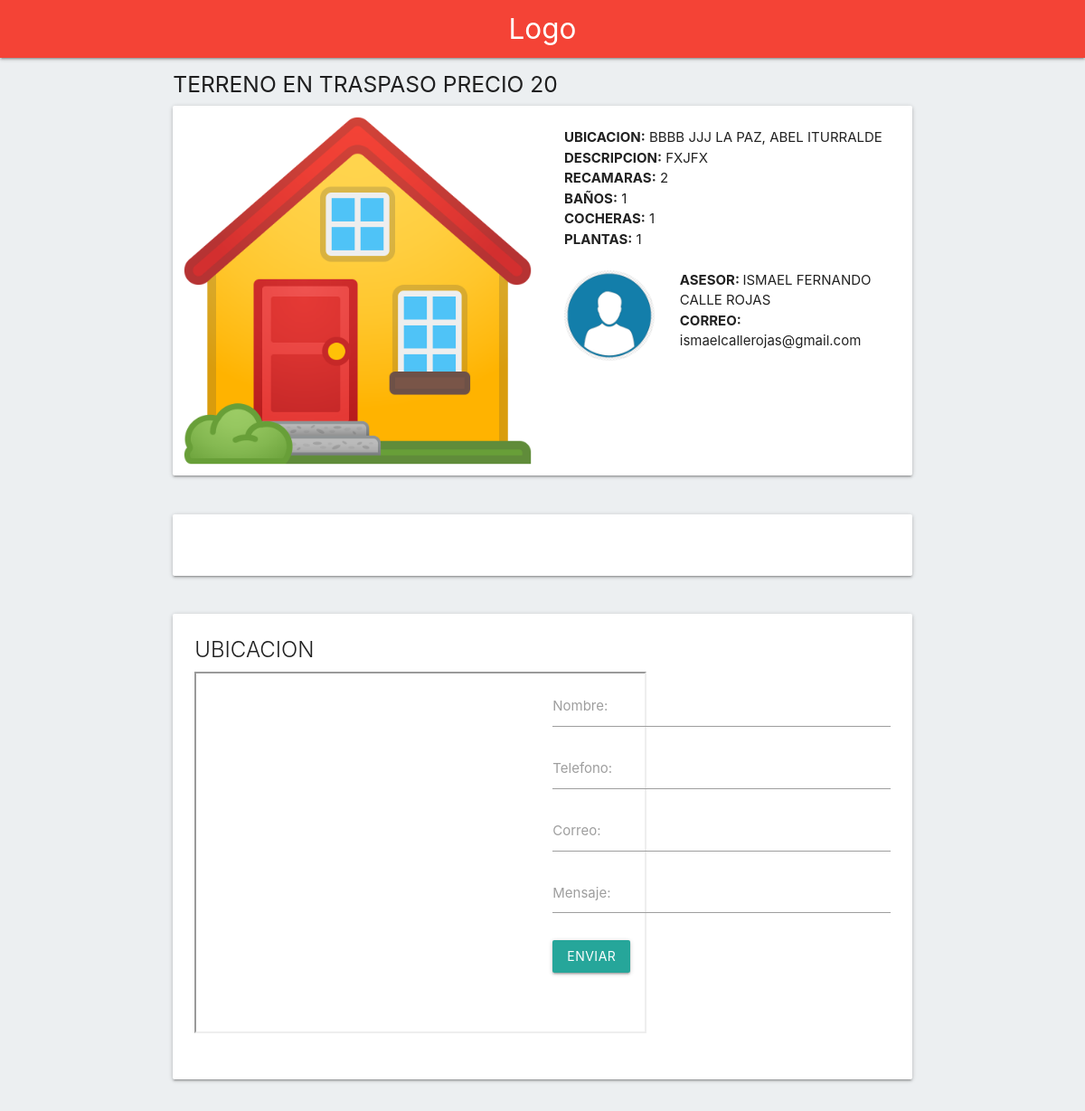
Page /ver_mas.php?id=8f1bea52f3ed56e2e5d0518362d6dc05f2c6bd37 on the earlier database version.
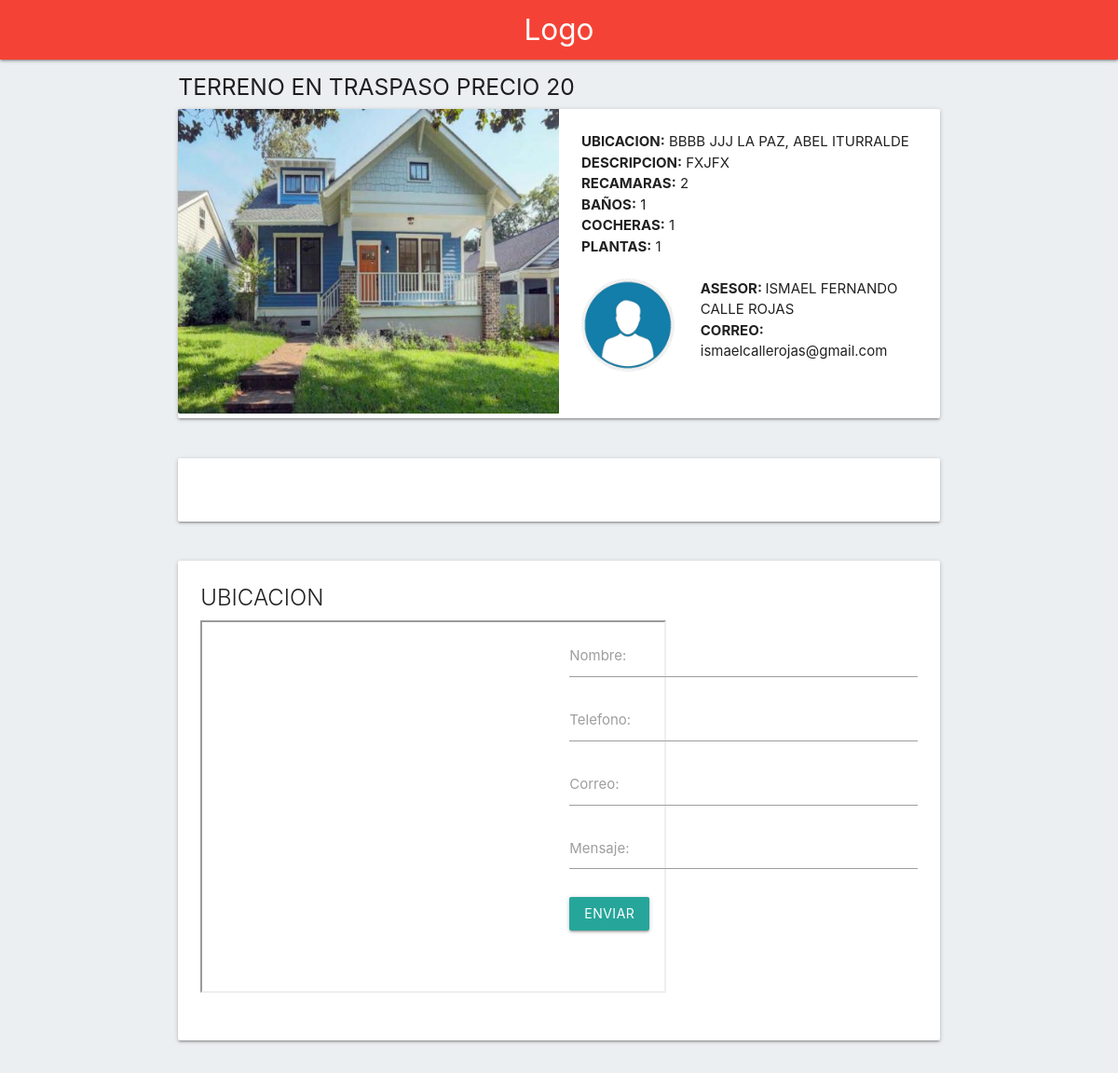
Same page on the later database version.
### tables this page shows
CREATE TABLE `inventario` (
  `propiedad` varchar(200) NOT NULL,
  `consecutivo` int(10) NOT NULL,
  `id_cliente` int(10) NOT NULL,
  `departamento` varchar(50) NOT NULL,
  `provincia` varchar(100) NOT NULL,
  `nombre_cliente` varchar(200) NOT NULL,
  `precio` double NOT NULL,
  `fraccionamiento` varchar(100) NOT NULL,
  `calle_num` varchar(100) NOT NULL,
  `numero_int` int(10) NOT NULL,
  `m2t` int(10) NOT NULL,
  `banos` int(2) NOT NULL,
  `plantas` int(2) NOT NULL,
  `caracteristicas` text NOT NULL,
  `m2c` int(10) NOT NULL,
  `recamaras` int(2) NOT NULL,
  `cocheras` int(2) NOT NULL,
  `observaciones` text NOT NULL,
  `forma_pago` varchar(50) NOT NULL,
  `asesor` varchar(200) NOT NULL,
  `tipo_inmueble` varchar(100) NOT NULL,
  `fecha_registro` date NOT NULL,
  `comentario_web` text NOT NULL,
  `operacion` varchar(50) NOT NULL,
  `foto_principal` varchar(200) NOT NULL,
  `mapa` varchar(200) NOT NULL,
  `latitud` varchar(200) NOT NULL,
  `longitud` varchar(200) NOT NULL,
  `marcado` varchar(2) NOT NULL,
  `estatus` varchar(50) NOT NULL
);

### ver_mas.php (the view, shortened to what this page needs)
<?php include 'admin/conexion/conexion_web.php';
$id = htmlentities($_GET['id']);
$sel = $con->prepare("SELECT * FROM inventario WHERE propiedad = ? ");
$sel->bind_param('s', $id);
$sel->execute();
$res = $sel->get_result();
if ($f =$res->fetch_assoc()) {
}
?>
<!DOCTYPE html>
<html lang="en">
<head>
  <link rel="stylesheet" href="admin/css/materialize.min.css">
</head>
<body class="blue-grey lighten-5">
<nav class="red" >
  <a href="index.php" class="brand-logo center">Logo</a>
</nav>
<div class="container">
  <div class="row">
  <div class="col s12">
    <h5 class="header"><?php echo $f['tipo_inmueble'] ?> EN <?php echo $f['operacion'] ?> PRECIO <?php echo $f['precio'] ?></h5>
    <div class="card horizontal">
      <div class="card-image">
        <img src="admin/propiedades/<?php echo $f['foto_principal'] ?>">
      </div>
      <div class="card-stacked">
        <div class="card-content">
          <p><b>UBICACION:</b> <?php echo $f['mapa'] ?></p>
          <p><b>DESCRIPCION:</b> <?php echo $f['comentario_web'] ?></p>
          <p><b>RECAMARAS:</b> <?php echo $f['recamaras'] ?></p>
          <p><b>BAÑOS:</b> <?php echo $f['banos'] ?></p>
          <p><b>COCHERAS:</b> <?php echo $f['cocheras'] ?></p>
          <p><b>PLANTAS:</b> <?php echo $f['plantas'] ?></p>
          <div class="row">
            <br>
            <div class="col s4">
              <?php
              $asesor = $f['asesor'];
              $sel_ase = $con->prepare("SELECT correo, foto FROM usuario WHERE nombre = ? ");
              $sel_ase->bind_param('s', $asesor);
              $sel_ase->execute();
              $res_ase = $sel_ase->get_result();
              if ($f_ase =$res_ase->fetch_assoc()) {
              }
               ?>
               <img src="admin/usuarios/<?php echo $f_ase['foto'] ?>" width="100" class="circle">
            </div>
            <div class="col s8">
              <p><b>ASESOR: </b><?php echo $asesor ?></p>
              <p><b>CORREO: </b><?php echo $f_ase['correo'] ?></p>
            </div>
          </div>
        </div>
      </div>
    </div>
  </div>
   </div>
   <div class="row">
     <div class="col s12">
       <div class="card">
         <div class="card-content">
         </div>
       </div>
     </div>
   </div>
   <div class="row">
     <div class="col s12">
       <div class="card">
         <div class="card-content">
           <span class="card-title">UBICACION</span>
           <div class="row">
             <div class="col s6">
            <?php
                include 'admin/conexion/conexion.php';
                $id = $con->real_escape_string(htmlentities($_GET['id']));
                $sel = $con->prepare("SELECT * FROM inventario WHERE propiedad = ? ");
                $sel->bind_param('s', $id);
                $sel->execute();
                $res = $sel->get_result();
                if ($f =$res->fetch_assoc()) {
                }
                $lat = $f['latitud'];
                $long = $f['longitud'];
                $dir = "https://www.google.com/maps/embed?pb=!1m14!1m12!1m3!1d488.9278896915554!2d".$long."!3d".$lat."!2m3!1f0!2f0!3f0!3m2!1i1024!2i768!4f13.1!5e1!3m2!1ses-419!2sbo!4v1634871992962!5m2!1ses-419!2sbo";
                ?>
                <td colspan="4" class="center">
                <iframe src="<?php echo $dir ?>" width="500" height="400" style="border:1;" allowfullscreen="" loading="lazy"></iframe>
                </td>
            </div>
             <div class="col s6">
                 <div class="input-field">
                   <input type="text" name="nombre" pattern="[A-Za-z/s ]+"  title=""  id="nombre" required >
                   <label for="nombre">Nombre:</label>
                 </div>
                 <div class="input-field">
                   <input type="text" name="telefono"   title=""  id="telefono"  >
                   <label for="telefono">Telefono:</label>
                 </div>
                 <div class="input-field">
                   <input type="email" name="correo"   title=""  id="correo" required  >
                   <label for="correo">Correo:</label>
                 </div>
                 <div class="input-field">
                   <textarea name="mensaje" rows="8" cols="80" id="mensaje" onblur="may(this.value, this.id)" class="materialize-textarea"></textarea>
                   <label for="">Mensaje:</label>
                 </div>
                 <button type="button" class="btn" id="enviar">Enviar</button>
             </div>
           </div>
         </div>
       </div>
     </div>
   </div>
</div>
</body>
</html>

Differences in the rows shown:
changed inventario "TERRENO": foto_principal: a different picture
